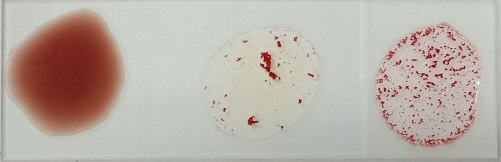
#> input picture testvat/mau3.jpg, 501 x 162 px
$ python test3.py
#> lines starting #> are read from the running program, lines starting #| are printed output that depends on the picture; after the words box and inside, x2 and y2 are one past the last pixel; in counts of white or black regions, pixels touching at a corner belong together
import cv2
import numpy as np
from matplotlib import pyplot as plt
# read image


image = cv2.imread('mau3.jpg')
#> image is the input picture: shape (162, 501, 3); mean B, G, R 167.7, 176.1, 185.8
img=cv2.cvtColor(image, cv2.COLOR_BGR2GRAY)
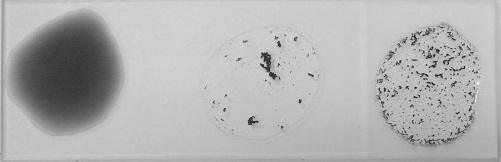
#> img: shape (162, 501); min 22, max 254, mean 178.1
# Fillter
blurM = cv2.medianBlur(img, 5)
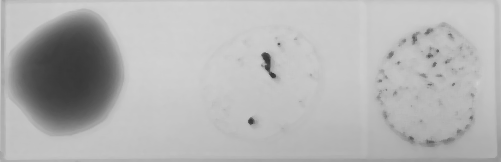
#> blurM: shape (162, 501); min 54, max 210, mean 179.5
edgeM = cv2.Canny(blurM, 100, 200)
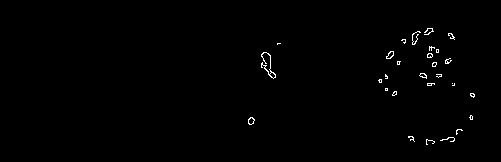
#> edgeM: shape (162, 501); 0.65% white in thin lines or dots, all inside (x1, y1, x2, y2) = (248, 28, 475, 145)

blurG = cv2.GaussianBlur(img, (9, 9), 0)
edgeG = cv2.Canny(blurG, 50, 100)
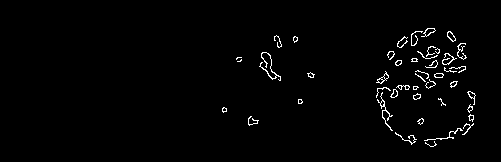
#> edgeG: shape (162, 501); 1.7% white in thin lines or dots, all inside (x1, y1, x2, y2) = (222, 28, 476, 147)

img=edgeG
# height, width, number of channels in image
height = img.shape[0]
#> height = 162
width = int(img.shape[1])
#> width = 501

#print(height)
#print(width)
#img[start row, end row, start col and col]
crop=img[:,0:int(width/3)]
#> crop: shape (162, 167); every value is 0
crop2=img[:,int(width/3):int(width/3*2)]
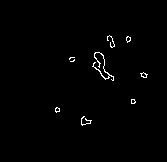
#> crop2: shape (162, 167); 0.94% white in thin lines or dots, all inside (x1, y1, x2, y2) = (55, 35, 148, 126)
crop3=img[:,int(width/3*2):int(width)]
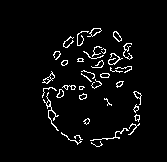
#> crop3: shape (162, 167); 4.1% white in thin lines or dots, all inside (x1, y1, x2, y2) = (42, 28, 142, 147)

'''
cv2.imwrite('crop.jpg', crop)
cv2.imwrite('crop2.jpg', crop2)
cv2.imwrite('crop3.jpg', crop3)


c1 = cv2.imread('crop.jpg')
c2 = cv2.imread('crop2.jpg')
c3 = cv2.imread('crop3.jpg')
'''

hist=np.histogram(crop)
#> hist = ([0, 0, 0, 0, 0, 27054, 0, 0, 0, 0], [-0.5, -0.4, -0.3, -0.2, -0.1, 0, 0.1, 0.2, 0.3, 0.4, 0.5])
a=hist[-1]
#> a = [-0.5, -0.4, -0.3, -0.2, -0.1, 0, 0.1, 0.2, 0.3, 0.4, 0.5]
hist=np.histogram(crop2)
#> hist = ([26801, 0, 0, 0, 0, 0, 0, 0, 0, 253], [0, 25.5, 51, 76.5, 102, 127.5, 153, 178.5, 204, 229.5, 255])
b=hist[-1]
#> b = [0, 25.5, 51, 76.5, 102, 127.5, 153, 178.5, 204, 229.5, 255]
hist=np.histogram(crop3)
#> hist = ([25937, 0, 0, 0, 0, 0, 0, 0, 0, 1117], [0, 25.5, 51, 76.5, 102, 127.5, 153, 178.5, 204, 229.5, 255])
c=hist[-1]
#> c has the same summary as b


#Show anwser image
fig = plt.figure(figsize=(10, 7))

rows = 1
columns = 3

fig.add_subplot(rows, columns, 1)
# showing image
plt.imshow(crop)
plt.axis('off')
plt.title("Anti-A")

# Adds a subplot at the 2nd position
fig.add_subplot(rows, columns, 2)

# showing image
plt.imshow(crop2)
plt.axis('off')
plt.title("Anti-B")

# Adds a subplot at the 3rd position
fig.add_subplot(rows, columns, 3)

# showing image
plt.imshow(crop3)
plt.axis('off')
plt.title("Anti-Rh")
fig.suptitle('Nhom mau:', fontsize=20)
plt.show()

$ run again, with testvat/mau1.jpg copied over testvat/mau3.jpg
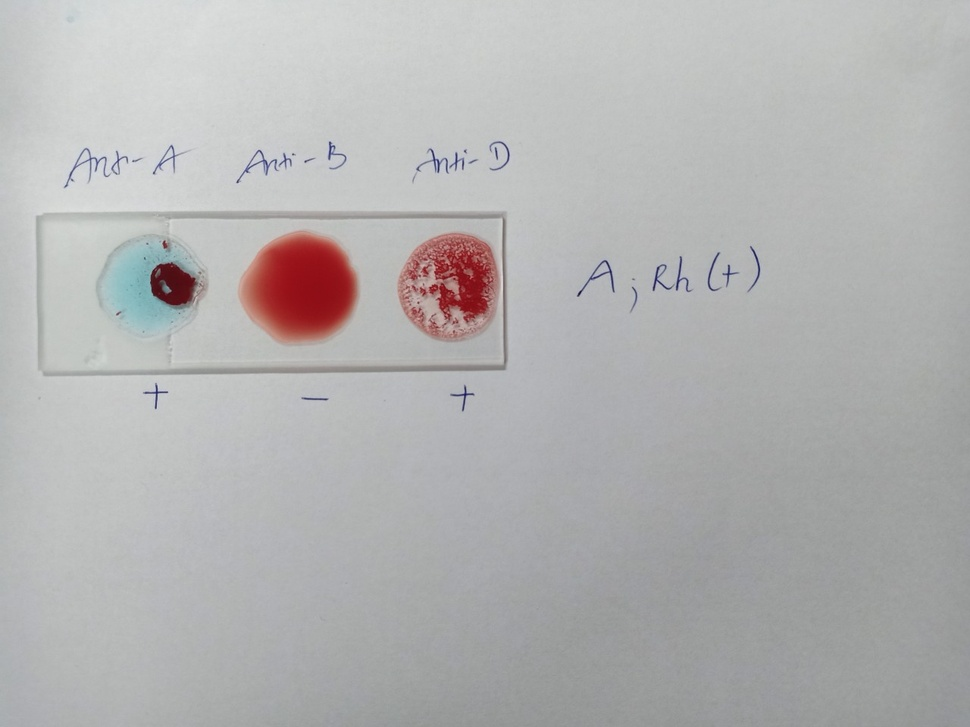
#> input picture testvat/mau1.jpg, 970 x 727 px, shrunk from 1280 x 960 before the run
#> image is the input picture: shape (727, 970, 3); mean B, G, R 178.5, 178.5, 179
#> `edgeM = cv2.Canny(blurM, 100, 200)`:
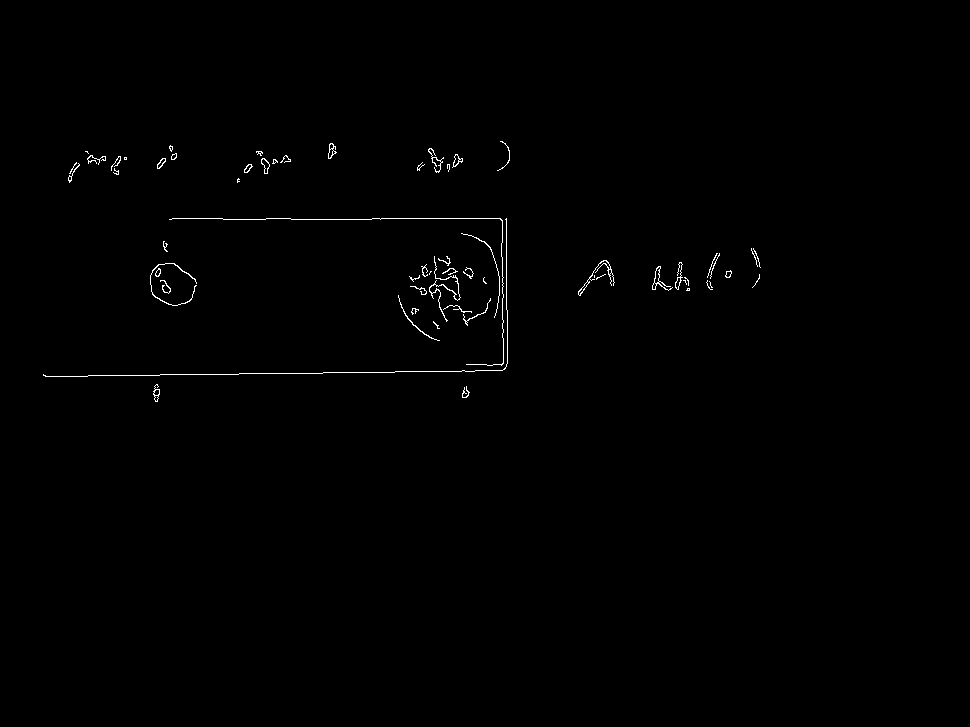
#> edgeM: shape (727, 970); 0.47% white in thin lines or dots, all inside (x1, y1, x2, y2) = (43, 141, 761, 402)
#> edgeG: shape (727, 970); 0.87% white in thin lines or dots, all inside (x1, y1, x2, y2) = (35, 140, 761, 412)
#> crop: shape (727, 323); 1% white in thin lines or dots, all inside (x1, y1, x2, y2) = (35, 145, 323, 410)
#> crop2: shape (727, 323); 1.4% white in thin lines or dots, all inside (x1, y1, x2, y2) = (0, 140, 316, 412)
#> `crop3=img[:,int(width/3*2):int(width)]`:
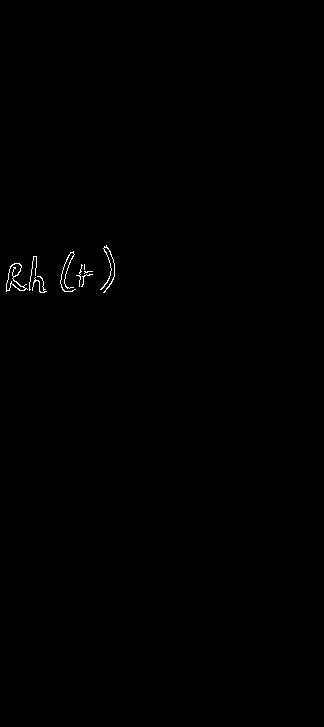
#> crop3: shape (727, 324); 0.23% white in thin lines or dots, all inside (x1, y1, x2, y2) = (6, 245, 115, 293)
#> `hist=np.histogram(crop)`: hist = ([232435, 0, 0, 0, 0, 0, 0, 0, 0, 2386], [0, 25.5, 51, 76.5, 102, 127.5, 153, 178.5, 204, 229.5, 255])
#> a = [0, 25.5, 51, 76.5, 102, 127.5, 153, 178.5, 204, 229.5, 255]
#> `hist=np.histogram(crop2)`: hist = ([231638, 0, 0, 0, 0, 0, 0, 0, 0, 3183], [0, 25.5, 51, 76.5, 102, 127.5, 153, 178.5, 204, 229.5, 255])
#> b has the same summary as a
#> `hist=np.histogram(crop3)`: hist = ([234995, 0, 0, 0, 0, 0, 0, 0, 0, 553], [0, 25.5, 51, 76.5, 102, 127.5, 153, 178.5, 204, 229.5, 255])
#> c has the same summary as a

$ run again, with testvat/mau10.jpg copied over testvat/mau3.jpg
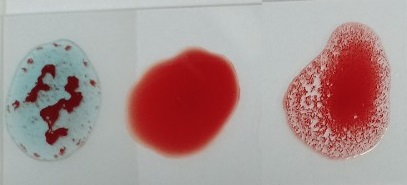
#> input picture testvat/mau10.jpg, 407 x 185 px
#> image is the input picture: shape (185, 407, 3); mean B, G, R 145.9, 147, 170.8
#> `edgeM = cv2.Canny(blurM, 100, 200)`:
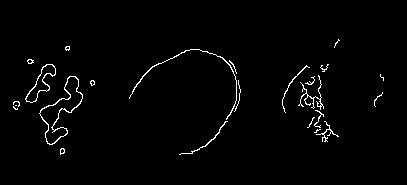
#> edgeM: shape (185, 407); 1.7% white in thin lines or dots, all inside (x1, y1, x2, y2) = (13, 39, 384, 155)
#> edgeG: shape (185, 407); 2.5% white in thin lines or dots, all inside (x1, y1, x2, y2) = (11, 22, 386, 160)
#> crop: shape (185, 135); 2.4% white in thin lines or dots, all inside (x1, y1, x2, y2) = (11, 45, 135, 155)
#> crop2: shape (185, 136); 1.3% white in thin lines or dots, all inside (x1, y1, x2, y2) = (0, 49, 104, 156)
#> `crop3=img[:,int(width/3*2):int(width)]`:
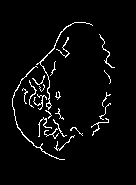
#> crop3: shape (185, 136); 3.8% white in thin lines or dots, all inside (x1, y1, x2, y2) = (12, 22, 115, 160)
#> `hist=np.histogram(crop)`: hist = ([24368, 0, 0, 0, 0, 0, 0, 0, 0, 607], [0, 25.5, 51, 76.5, 102, 127.5, 153, 178.5, 204, 229.5, 255])
#> a = [0, 25.5, 51, 76.5, 102, 127.5, 153, 178.5, 204, 229.5, 255]
#> `hist=np.histogram(crop2)`: hist = ([24827, 0, 0, 0, 0, 0, 0, 0, 0, 333], [0, 25.5, 51, 76.5, 102, 127.5, 153, 178.5, 204, 229.5, 255])
#> b has the same summary as a
#> `hist=np.histogram(crop3)`: hist = ([24209, 0, 0, 0, 0, 0, 0, 0, 0, 951], [0, 25.5, 51, 76.5, 102, 127.5, 153, 178.5, 204, 229.5, 255])
#> c has the same summary as a
